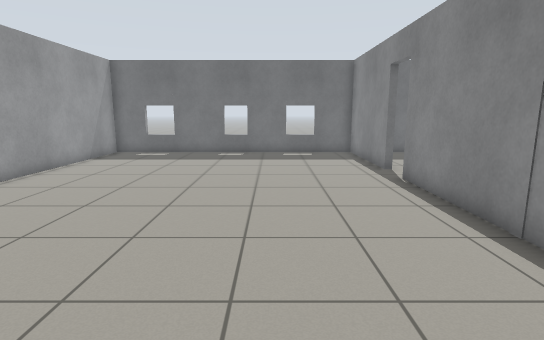
view 1 (above)

15 first-person views from a walk through a Gazebo world. The camera is 1.1 m above the floor, tilts 10° down and sees 80° across. The floor is counted in squares, 0.5 m on a side. Each view is taken from the middle of a square. On the plan, view 1 faces up. The plan holds only what a view shows up to about 19 squares ahead; the rest is blank.

view 2
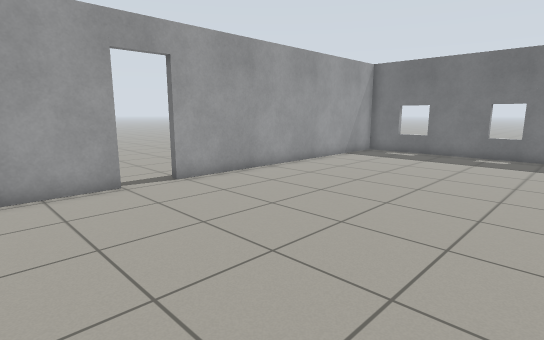

view 3
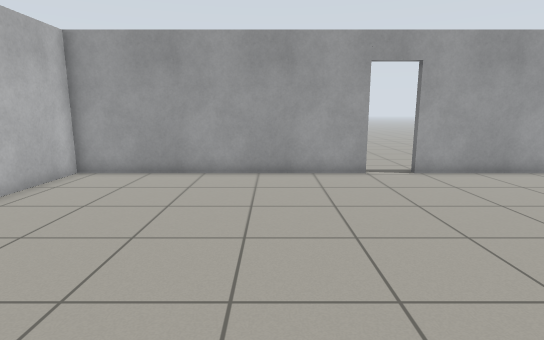

view 4
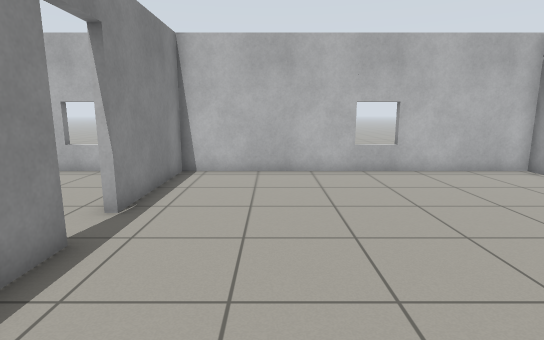

view 5
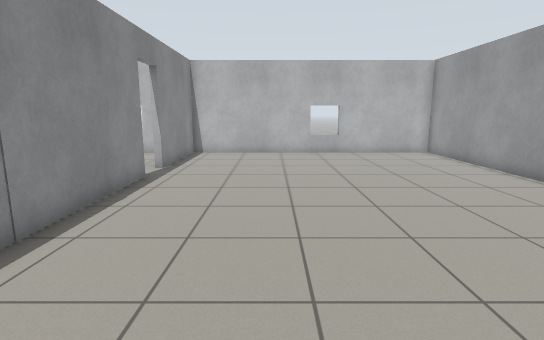

view 6
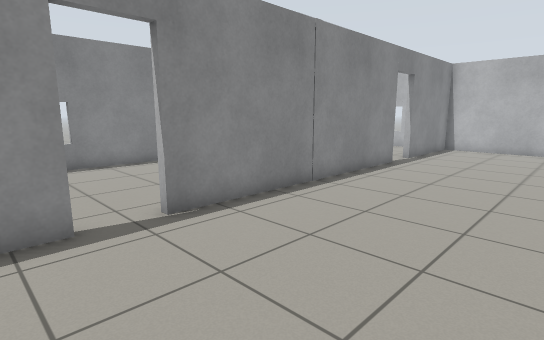

view 7
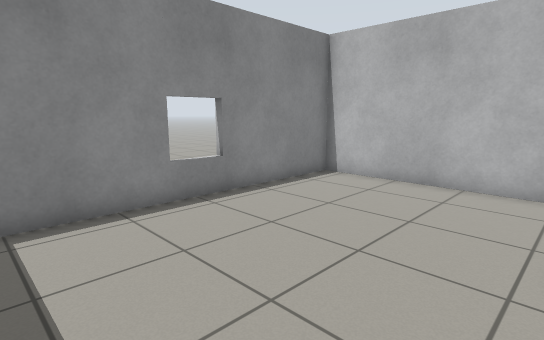

view 8
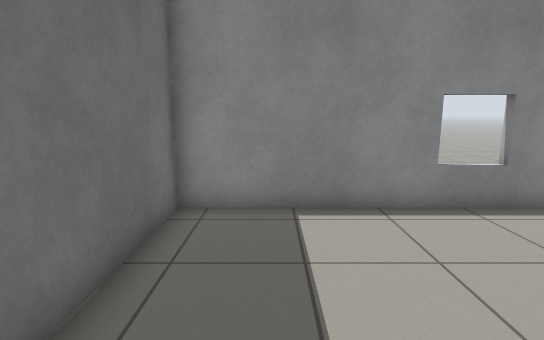

view 9
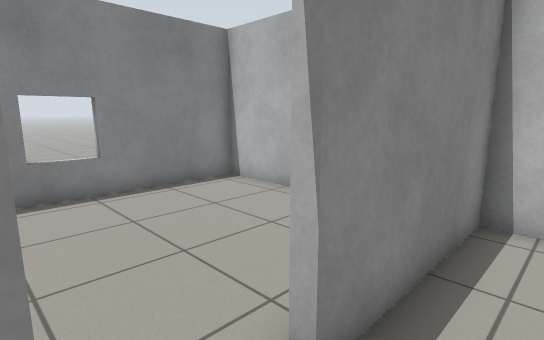

view 10
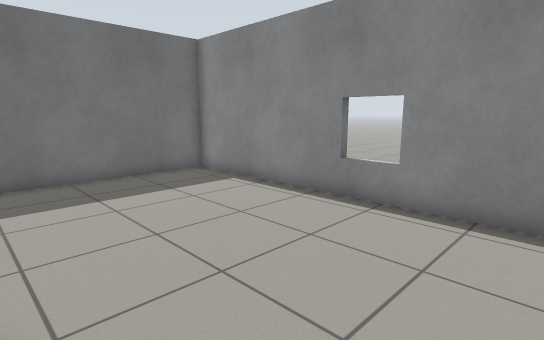

view 11
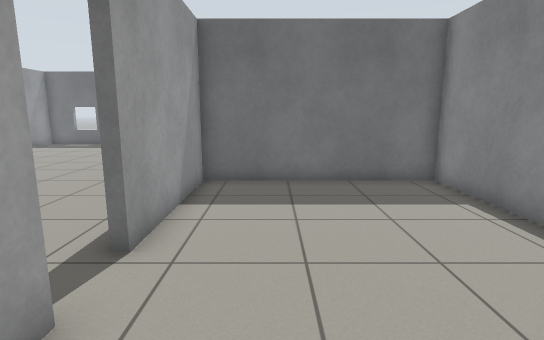

view 12
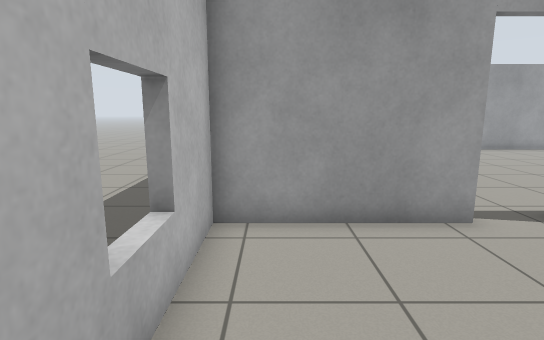

view 13
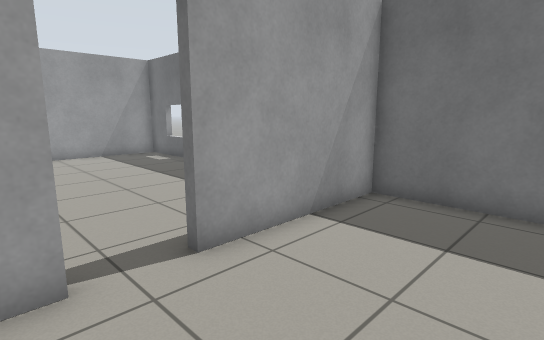

view 14
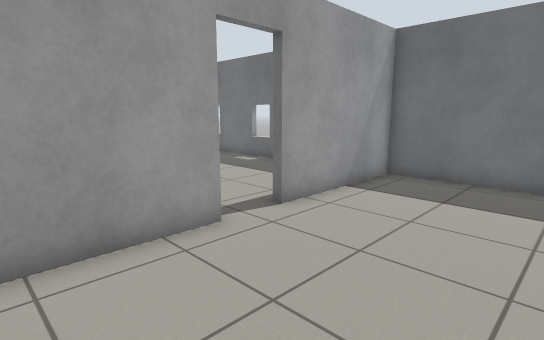

view 15
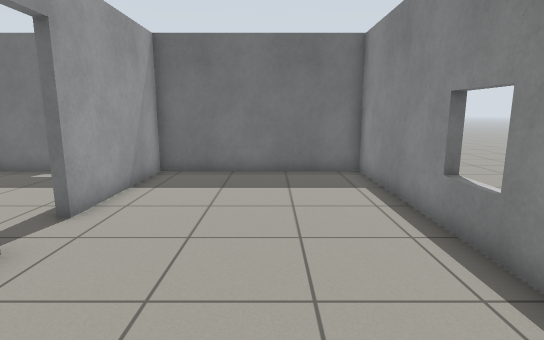

### Floor plan
Ten units are one square. View 1 is at (0, 0); x grows to the right and y downward. Boxes are objects, and circles mark ways between rooms. Rooms are numbered by the first view taken in them; rooms with no view inside come last. Other rooms are left out.
<svg viewBox="-95 -187 223 264">
<path fill="none" stroke="#000" d="M-88 -35 -88 72 44 72 44 19M44 2 44 -109M44 -125 44 -182 -88 -182 -88 -52M47 -109 47 -72M58 -57 123 -57 123 -182 47 -182 47 -125M47 19 47 72 123 72 123 -54 47 -54 47 2"/>
<circle cx="47" cy="-117" r="3" fill="#2a7"/>
<circle cx="47" cy="13" r="3" fill="#2a7"/>
<text x="-30" y="-60">1</text>
<text x="80" y="-120">2</text>
<text x="80" y="10">3</text>
</svg>
Room 1 opens to room 2. Room 1 opens to room 3.

Where each view was taken, in squares from view 1:
view 1: 0 up, 0 right, facing up
view 2: 0 up, 1 right, facing up-left
view 3: 0 up, 3 right, facing left
view 4: 5 up, 1 right, facing down
view 5: 11 up, 0 right, facing down
view 6: 14 up, 2 left, facing down-right
view 7: 16 up, 5 right, facing down-right
view 8: 16 up, 5 right, facing right
view 9: 0 up, 3 right, facing down-right
view 10: 6 down, 5 right, facing up-right
view 11: 5 down, 7 right, facing up
view 12: 6 down, 11 right, facing left
view 13: 10 up, 9 right, facing up-left
view 14: 7 up, 10 right, facing up-left
view 15: 6 up, 9 right, facing up
